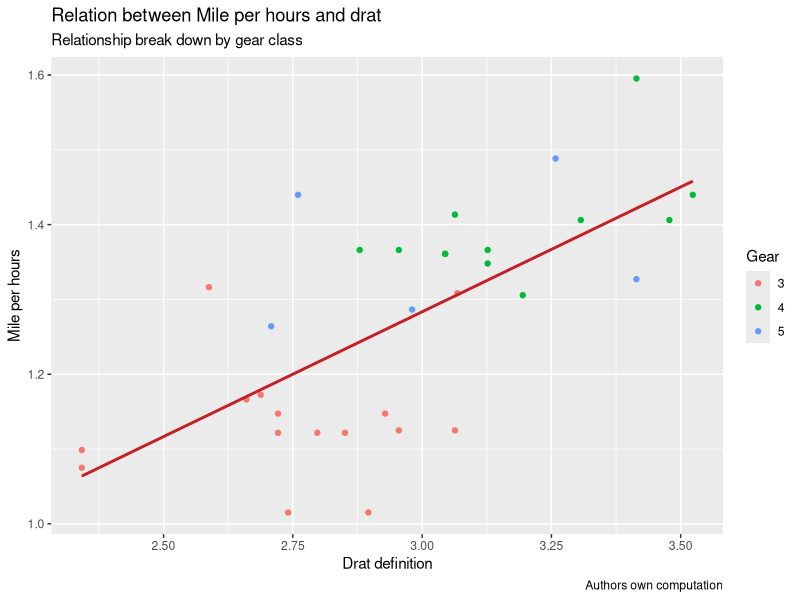

Source code (R):
library(ggplot2)
png(file = "scatterplot7.png")
new_graph <- ggplot(mtcars, aes(x = log(mpg), y = log(drat))) + 
  geom_point(aes(color = factor(gear))) +
  stat_smooth(method = "lm", col = "#C42126", se = FALSE, size = 1)
new_graph + labs(
  x = "Drat definition",
  y = "Mile per hours",
  color = "Gear",
  title = "Relation between Mile per hours and drat",
  subtitle = "Relationship break down by gear class",
  caption = "Authors own computation"
)
dev.off()
